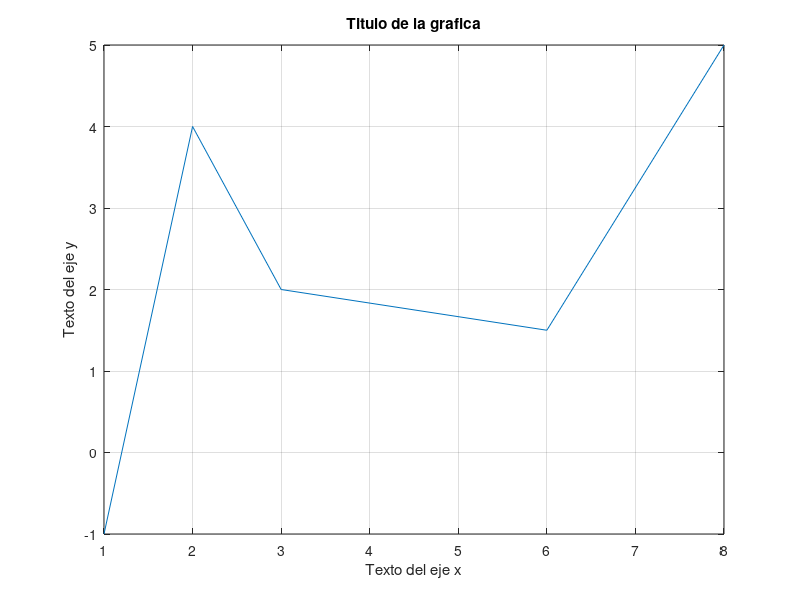

The MATLAB source for this figure:
x=[1 2 3 6 8]
y=[-1 4 2 1.5 5]

plot(x,y);
xlabel('Texto del eje x');
ylabel('Texto del eje y');
title('Titulo de la grafica');
grid on;

